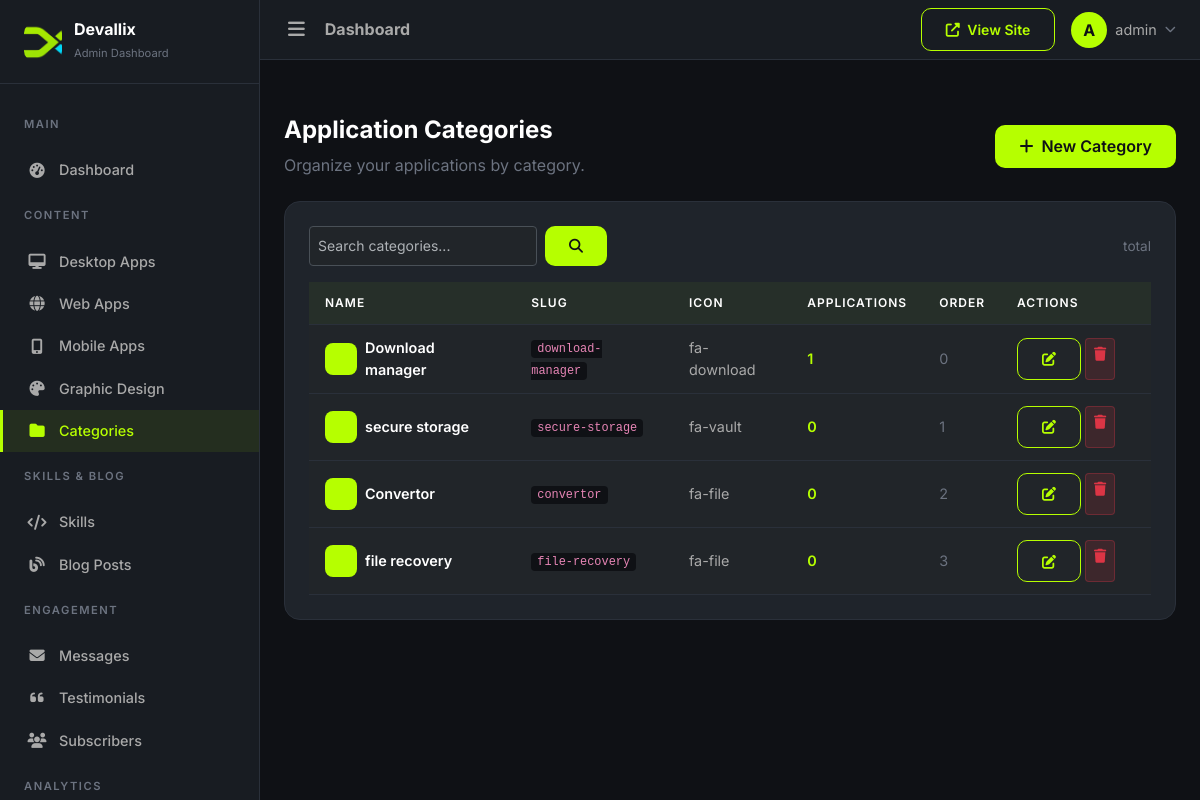
Screenshot of /dashboard/categories/ (signed in) with the database file from the repository.
### apps/core/models.py (models this page shows, shortened)
class SiteSettings(models.Model):
    site_name = models.CharField(max_length=200, default='DevPortfolio')
    site_tagline = models.CharField(max_length=300, blank=True)
    logo = models.ImageField(upload_to='uploads/site/', blank=True, null=True)
    favicon = models.ImageField(upload_to='uploads/site/', blank=True, null=True)
    hero_title = models.CharField(max_length=300, blank=True)
    hero_subtitle = models.TextField(blank=True)
    hero_cta_text = models.CharField(max_length=100, default='View Portfolio')
    hero_cta_url = models.CharField(max_length=300, default='/portfolio/')
    about_image = models.ImageField(upload_to='uploads/site/', blank=True, null=True)
    footer_text = models.TextField(blank=True)
    meta_title = models.CharField(max_length=200, blank=True)
    meta_description = models.TextField(blank=True)
    meta_keywords = models.TextField(blank=True)
    og_image = models.ImageField(upload_to='uploads/site/', blank=True, null=True)
    google_analytics_code = models.TextField(blank=True)
    email = models.EmailField(blank=True)
    phone = models.CharField(max_length=20, blank=True)
    address = models.TextField(blank=True)
    github_url = models.URLField(blank=True)
    linkedin_url = models.URLField(blank=True)
    twitter_url = models.URLField(blank=True)
    youtube_url = models.URLField(blank=True)
    facebook_url = models.URLField(blank=True)
    instagram_url = models.URLField(blank=True)
    updated_at = models.DateTimeField(auto_now=True)
    class Meta:
        verbose_name = 'Site Settings'
        verbose_name_plural = 'Site Settings'
    @classmethod
    def load(cls):
        obj, created = cls.objects.get_or_create(pk=1)
        return obj

### apps/accounts/models.py (models this page shows, shortened)
class User(AbstractUser):
    email = models.EmailField(unique=True)
    bio = models.TextField(blank=True)
    avatar = models.ImageField(upload_to='avatars/', blank=True, null=True)
    job_title = models.CharField(max_length=200, blank=True)
    phone = models.CharField(max_length=20, blank=True)
    location = models.CharField(max_length=200, blank=True)
    website = models.URLField(blank=True)
    github = models.URLField(blank=True)
    linkedin = models.URLField(blank=True)
    twitter = models.URLField(blank=True)
    class Meta:
        verbose_name = 'User'
        verbose_name_plural = 'Users'

### apps/desktop_apps/models.py (models this page shows, shortened)
class ApplicationCategory(models.Model):
    name = models.CharField(max_length=100)
    slug = models.SlugField(max_length=100, unique=True)
    icon = models.CharField(max_length=100, blank=True)
    description = models.TextField(blank=True)
    display_order = models.PositiveIntegerField(default=0)
    class Meta:
        ordering = ['display_order']
        verbose_name = 'Application Category'
        verbose_name_plural = 'Application Categories'

### apps/dashboard/views.py (the view)
# urls.py: path('categories/', views.CategoryListView.as_view(), name='category_list'),
class CategoryListView(DashboardLoginRequiredMixin, ListView):
    model = ApplicationCategory
    template_name = 'dashboard/category_list.html'
    context_object_name = 'categories'
    paginate_by = 20

### apps/core/context_processors.py (called while the page is built)
def site_settings_context(request):
    try:
        settings = SiteSettings.load()
    except Exception:
        settings = None
    return {'site_settings': settings}

### apps/dashboard/views.py (called while the page is built)
    def test_func(self):
        return self.request.user.is_authenticated and self.request.user.is_staff

### templates/dashboard/category_list.html (shortened to what this page needs)
{% extends 'dashboard/base_dashboard.html' %}
{% block content %}
<div class="page-section">
    <div class="d-flex justify-content-between align-items-center mb-4">
        <div>
            <h4 class="page-title">Application Categories</h4>
            <p style="color:var(--text-dim);margin:0;">Organize your applications by category.</p>
        </div>
        <a href="{% url 'dashboard:category_create' %}" class="btn btn-accent">
            <i class="fas fa-plus me-1"></i> New Category
        </a>
    </div>
    <div class="dashboard-card">
        <div class="d-flex justify-content-between align-items-center mb-3">
            <form method="get" class="d-flex gap-2" style="max-width:400px;">
                <input type="text" name="search" class="form-control form-control-sm" placeholder="Search categories..." value="{{ search_query|default:'' }}">
                <button type="submit" class="btn btn-accent btn-sm"><i class="fas fa-search"></i></button>
            </form>
            <span style="color:var(--text-dim);font-size:0.85rem;">{{ categories.paginator.count }} total</span>
        </div>
        <div class="table-responsive">
            <table class="table table-dashboard mb-0">
                <thead>
                    <tr>
                        <th>Name</th>
                        <th>Slug</th>
                        <th>Icon</th>
                        <th>Applications</th>
                        <th>Order</th>
                        <th style="width:150px;">Actions</th>
                    </tr>
                </thead>
                <tbody>
                    {% for category in categories %}
                    <tr>
                        <td>
                            <div class="d-flex align-items-center gap-2">
                                <div style="width:32px;height:32px;border-radius:8px;background:var(--accent);display:flex;align-items:center;justify-content:center;flex-shrink:0;">
                                    <i class="{{ category.icon|default:'fas fa-folder' }}" style="color:var(--bg-primary);font-size:0.8rem;"></i>
                                </div>
                                <span style="font-weight:600;">{{ category.name }}</span>
                            </div>
                        </td>
                        <td style="color:var(--text-dim);font-size:0.85rem;"><code style="background:var(--bg-primary);padding:2px 6px;border-radius:4px;">{{ category.slug }}</code></td>
                        <td style="color:var(--text-muted);">{{ category.icon|default:"—" }}</td>
                        <td><span style="color:var(--accent);font-weight:600;">{{ category.applications.count }}</span></td>
                        <td style="color:var(--text-dim);">{{ category.display_order }}</td>
                        <td>
                            <div class="d-flex gap-1">
                                <a href="{% url 'dashboard:category_edit' pk=category.pk %}" class="btn btn-outline-accent btn-sm" title="Edit">
                                    <i class="fas fa-edit"></i>
                                </a>
                                <a href="{% url 'dashboard:category_delete' pk=category.pk %}" class="btn btn-sm" style="background:rgba(220,53,69,0.15);color:#dc3545;border:1px solid rgba(220,53,69,0.3);" title="Delete">
                                    <i class="fas fa-trash"></i>
                                </a>
                            </div>
                        </td>
                    </tr>
                    {% endfor %}
                </tbody>
            </table>
        </div>
    </div>
</div>
{% endblock %}

### templates/dashboard/includes/sidebar.html (shortened to what this page needs)
<nav class="sidebar" id="sidebar">
    <div class="sidebar-brand">
        {% if site_settings.logo %}
        <img src="{{ site_settings.logo.url }}" alt="{{ site_settings.site_name }}" style="width:38px;height:38px;border-radius:10px;object-fit:cover;">
        {% else %}
        <div class="brand-icon"><span>D</span></div>
        {% endif %}
        <div>
            <h5>{{ site_settings.site_name|default:'DevPortfolio' }}</h5>
            <small>Admin Dashboard</small>
        </div>
    </div>
    <div class="sidebar-nav">
        <div class="nav-section">
            <div class="nav-section-title">Main</div>
        </div>
        <a href="{% url 'dashboard:dashboard_home' %}" class="nav-link {% if request.resolver_match.url_name == 'dashboard_home' %}active{% endif %}">
            <i class="fas fa-tachometer-alt"></i> Dashboard
        </a>
        <div class="nav-section">
            <div class="nav-section-title">Content</div>
        </div>
        <a href="{% url 'dashboard:app_list' %}" class="nav-link {% if '/dashboard/desktop-apps/' in request.path %}active{% endif %}">
            <i class="fas fa-desktop"></i> Desktop Apps
        </a>
        <a href="{% url 'dashboard:project_list' %}" class="nav-link {% if '/dashboard/web-apps/' in request.path %}active{% endif %}">
            <i class="fas fa-globe"></i> Web Apps
        </a>
        <a href="{% url 'dashboard:mobile_app_list' %}" class="nav-link {% if '/dashboard/mobile-apps/' in request.path %}active{% endif %}">
            <i class="fas fa-mobile-alt"></i> Mobile Apps
        </a>
        <a href="{% url 'dashboard:design_list' %}" class="nav-link {% if '/dashboard/graphic-design/' in request.path %}active{% endif %}">
            <i class="fas fa-palette"></i> Graphic Design
        </a>
        <a href="{% url 'dashboard:category_list' %}" class="nav-link {% if 'category' in request.resolver_match.url_name %}active{% endif %}">
            <i class="fas fa-folder"></i> Categories
        </a>
        <div class="nav-section">
            <div class="nav-section-title">Skills & Blog</div>
        </div>
        <a href="{% url 'dashboard:skill_list' %}" class="nav-link {% if 'skill' in request.resolver_match.url_name %}active{% endif %}">
            <i class="fas fa-code"></i> Skills
        </a>
        <a href="{% url 'dashboard:blog_list' %}" class="nav-link {% if 'blog' in request.resolver_match.url_name %}active{% endif %}">
            <i class="fas fa-blog"></i> Blog Posts
        </a>
        <div class="nav-section">
            <div class="nav-section-title">Engagement</div>
        </div>
        <a href="{% url 'dashboard:message_list' %}" class="nav-link {% if 'message' in request.resolver_match.url_name %}active{% endif %}">
            <i class="fas fa-envelope"></i> Messages
        </a>
        <a href="{% url 'dashboard:testimonial_list' %}" class="nav-link {% if 'testimonial' in request.resolver_match.url_name %}active{% endif %}">
            <i class="fas fa-quote-left"></i> Testimonials
        </a>
        <a href="{% url 'dashboard:subscriber_list' %}" class="nav-link {% if 'subscriber' in request.resolver_match.url_name %}active{% endif %}">
            <i class="fas fa-users"></i> Subscribers
        </a>
        <div class="nav-section">
            <div class="nav-section-title">Analytics</div>
        </div>
    </div>
</nav>

### templates/dashboard/includes/topbar.html (shortened to what this page needs)
<header class="topbar">
    <div class="d-flex align-items-center gap-3">
        <button class="sidebar-toggler">
            <i class="fas fa-bars"></i>
        </button>
        <h6 class="mb-0 fw-bold" style="color:var(--text-muted);">{% block topbar_title %}Dashboard{% endblock %}</h6>
    </div>
    <div class="d-flex align-items-center gap-3">
        <a href="{% url 'core:home' %}" class="btn btn-sm btn-outline-accent" target="_blank">
            <i class="fas fa-external-link-alt me-1"></i> View Site
        </a>
        <div class="dropdown">
            <a class="d-flex align-items-center gap-2 text-decoration-none" href="#" data-bs-toggle="dropdown">
                <div style="width:36px;height:36px;border-radius:50%;background:var(--accent);display:flex;align-items:center;justify-content:center;">
                    <span style="color:var(--bg-primary);font-weight:700;">{{ request.user.first_name.0|default:request.user.username.0|upper }}</span>
                </div>
                <span style="color:var(--text-muted);font-size:0.9rem;">{{ request.user.get_short_name|default:request.user.username }}</span>
                <i class="fas fa-chevron-down" style="font-size:0.7rem;color:var(--text-dim);"></i>
            </a>
        </div>
    </div>
</header>

### static/css/dashboard.css (style rules this page uses)
:root { --sidebar-bg: #181C22; --sidebar-width: 260px; --topbar-height: 60px; --accent: #B6FF00; --accent-secondary: #00D9FF; --bg-primary: #0F1115; --bg-card: #1F242B; --border-color: #2A303A; --text-white: #FFFFFF; --text-muted: #A9A9A9; --text-dim: #6C7380; }
* { margin: 0; padding: 0; box-sizing: border-box; }
body { font-family: 'Inter', sans-serif; background: var(--bg-primary); color: var(--text-white); min-height: 100vh; }
a { text-decoration: none; color: inherit; transition: all 0.2s; }
.sidebar { width: var(--sidebar-width); height: 100vh; background: var(--sidebar-bg); border-right: 1px solid var(--border-color); position: fixed; top: 0; left: 0; z-index: 1000; transition: all 0.3s; overflow-y: auto; }
.sidebar .sidebar-brand { padding: 1.25rem 1.5rem; border-bottom: 1px solid var(--border-color); display: flex; align-items: center; gap: 0.75rem; }
.sidebar .sidebar-brand img { width: 36px; height: 36px; border-radius: 10px; object-fit: cover; flex-shrink: 0; }
.sidebar .sidebar-brand h5 { font-weight: 700; margin: 0; font-size: 1rem; white-space: nowrap; overflow: hidden; text-overflow: ellipsis; }
.sidebar .sidebar-brand small { color: var(--text-dim); font-size: 0.7rem; }
.sidebar-nav { padding: 1rem 0; }
.sidebar-nav .nav-section { padding: 0.5rem 1.5rem; margin-top: 0.5rem; }
.sidebar-nav .nav-section-title { font-size: 0.7rem; text-transform: uppercase; letter-spacing: 1.5px; color: var(--text-dim); font-weight: 600; margin-bottom: 0.5rem; }
.sidebar .nav-link { display: flex; align-items: center; gap: 0.75rem; padding: 0.65rem 1.5rem; color: var(--text-muted); font-size: 0.9rem; font-weight: 500; border-left: 3px solid transparent; transition: all 0.2s; }
.sidebar .nav-link.active { color: var(--accent); background: rgba(182, 255, 0, 0.08); border-left-color: var(--accent); }
.sidebar .nav-link i { width: 20px; text-align: center; font-size: 0.95rem; }
.topbar { height: var(--topbar-height); background: var(--sidebar-bg); border-bottom: 1px solid var(--border-color); display: flex; align-items: center; justify-content: space-between; padding: 0 1.5rem; position: sticky; top: 0; z-index: 999; }
.sidebar-toggler { background: none; border: none; color: var(--text-muted); font-size: 1.2rem; cursor: pointer; padding: 0.25rem; }
.dashboard-card { background: var(--bg-card); border: 1px solid var(--border-color); border-radius: 16px; padding: 1.5rem; transition: all 0.3s; }
.table-dashboard { color: var(--text-white); font-size: 0.9rem; }
.table-dashboard th { background: rgba(182, 255, 0, 0.05); border-color: var(--border-color); font-weight: 600; text-transform: uppercase; font-size: 0.75rem; letter-spacing: 1px; padding: 0.75rem 1rem; }
.table-dashboard td { border-color: var(--border-color); padding: 0.75rem 1rem; vertical-align: middle; }
.page-section { padding: 2rem 0; }
.page-title { font-size: 1.5rem; font-weight: 700; }
.btn-accent { background: var(--accent); color: var(--bg-primary); border: none; padding: 0.6rem 1.5rem; border-radius: 10px; font-weight: 600; transition: all 0.2s; }
.btn-outline-accent { background: transparent; color: var(--accent); border: 1px solid var(--accent); padding: 0.6rem 1.5rem; border-radius: 10px; font-weight: 600; transition: all 0.2s; }

### rows the page displays
SiteSettings: logo (picture), site_name "Devallix"
User: user.first_name.0 "A", user.get_short_name "admin"
ApplicationCategory: name "Download manager", slug "download-manager", icon "fa-download", applications.count "1", display_order "0"
ApplicationCategory: name "secure storage", slug "secure-storage", icon "fa-vault", applications.count "0", display_order "1"
ApplicationCategory: name "Convertor", slug "convertor", icon "fa-file", applications.count "0", display_order "2"
ApplicationCategory: name "file recovery", slug "file-recovery", icon "fa-file", applications.count "0", display_order "3"
